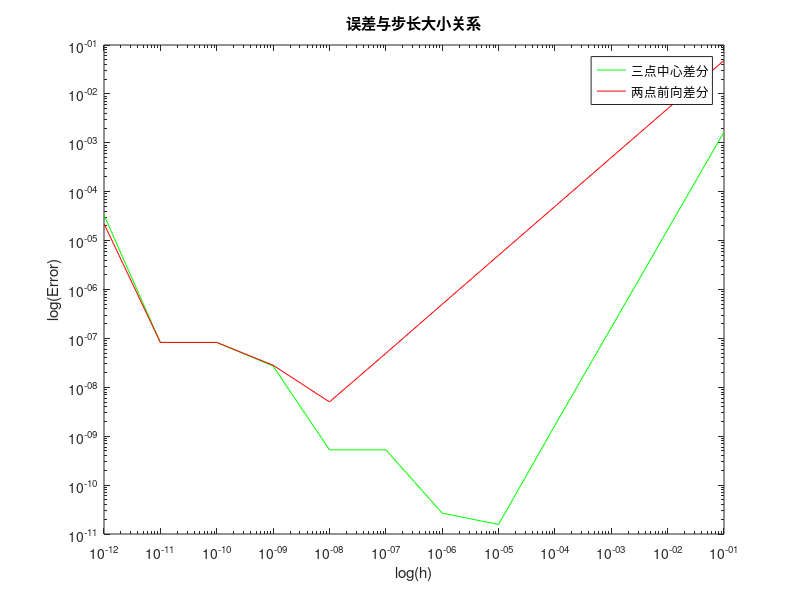

Recreate this plot in MATLAB.
% 定义函数 f(x)
f = @(x) sin(x) - cos(x);

% 计算 f'(0) 的解析值
f_prime = @(x) cos(x) + sin(x);
exact_value = f_prime(0);

% 初始化 h 值和误差数组
h_values = 10.^(-1:-1:-12);
error_centered = zeros(size(h_values));
error_forward = zeros(size(h_values));

% 计算误差
for i = 1:length(h_values)
    h = h_values(i);
    % 三点中心差分公式
    df_centered = (f(0+h) - f(0-h)) / (2*h);
    % 两点前向差分公式
    df_forward = (f(h) - f(0)) / h;
    
    % 计算误差
    error_centered(i) = abs(df_centered - exact_value);
    error_forward(i) = abs(df_forward - exact_value);
end

% 画出结果图
log_h_values = log10(h_values);
loglog(h_values, error_centered, 'g', h_values, error_forward, 'r');
xlabel('log(h)');
ylabel('log(Error)');
legend('三点中心差分', '两点前向差分');
title('误差与步长大小关系');
grid off;

% 找出最小误差和对应的 h
[min_error_centered, min_index_centered] = min(error_centered);
[min_error_forward, min_index_forward] = min(error_forward);
optimal_h_centered = h_values(min_index_centered);
optimal_h_forward = h_values(min_index_forward);

disp(['最小三点中心差分误差为: ', num2str(min_error_centered), '，对应 h 值为: ', num2str(optimal_h_centered)]);
disp(['最小两点前向差分误差为: ', num2str(min_error_forward), '，对应 h 值为: ', num2str(optimal_h_forward)]);
